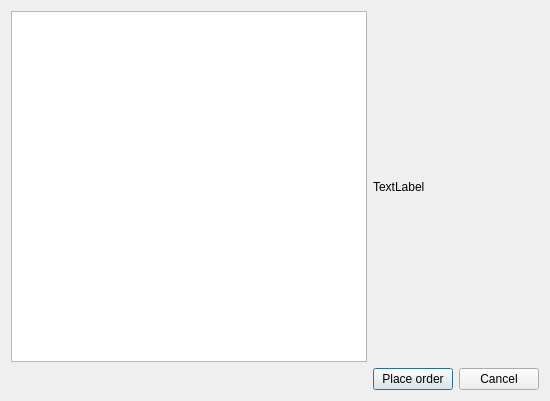
<?xml version="1.0" encoding="UTF-8"?>
<ui version="4.0">
 <class>PlaceOrderWindow</class>
 <widget class="QDialog" name="PlaceOrderWindow">
  <property name="geometry">
   <rect>
    <x>0</x>
    <y>0</y>
    <width>550</width>
    <height>401</height>
   </rect>
  </property>
  <property name="windowTitle">
   <string>Place order</string>
  </property>
  <layout class="QGridLayout" name="gridLayout" columnstretch="6,1,1">
   <item row="0" column="0">
    <widget class="QTableWidget" name="cartTableWidget"/>
   </item>
   <item row="0" column="1" colspan="2">
    <widget class="QLabel" name="totalPriceLabel">
     <property name="text">
      <string>TextLabel</string>
     </property>
    </widget>
   </item>
   <item row="1" column="1">
    <widget class="QPushButton" name="placeOrderButton">
     <property name="text">
      <string>Place order</string>
     </property>
    </widget>
   </item>
   <item row="1" column="2">
    <widget class="QPushButton" name="cancelButton">
     <property name="text">
      <string>Cancel</string>
     </property>
    </widget>
   </item>
  </layout>
 </widget>
 <resources/>
 <connections/>
</ui>
